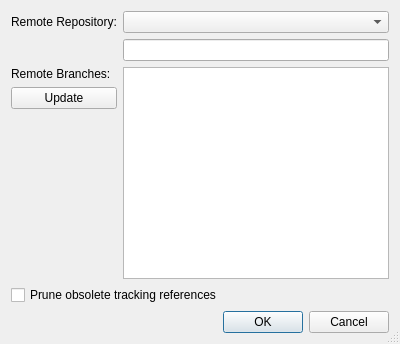
<?xml version="1.0" encoding="UTF-8"?>
<ui version="4.0">
 <class>GitPullDialog</class>
 <widget class="QDialog" name="GitPullDialog">
  <property name="geometry">
   <rect>
    <x>0</x>
    <y>0</y>
    <width>400</width>
    <height>344</height>
   </rect>
  </property>
  <property name="windowTitle">
   <string>Git Pull</string>
  </property>
  <property name="sizeGripEnabled">
   <bool>true</bool>
  </property>
  <layout class="QGridLayout" name="gridLayout">
   <item row="0" column="0">
    <widget class="QLabel" name="label">
     <property name="text">
      <string>Remote Repository:</string>
     </property>
    </widget>
   </item>
   <item row="0" column="1">
    <widget class="QComboBox" name="remotesComboBox">
     <property name="toolTip">
      <string>Select the remote repository to pull from</string>
     </property>
    </widget>
   </item>
   <item row="1" column="1">
    <widget class="QLineEdit" name="remoteEdit">
     <property name="readOnly">
      <bool>true</bool>
     </property>
    </widget>
   </item>
   <item row="2" column="0">
    <layout class="QVBoxLayout" name="verticalLayout">
     <item>
      <widget class="QLabel" name="label_2">
       <property name="text">
        <string>Remote Branches:</string>
       </property>
       <property name="alignment">
        <set>Qt::AlignLeading|Qt::AlignLeft|Qt::AlignTop</set>
       </property>
      </widget>
     </item>
     <item>
      <widget class="QPushButton" name="updateButton">
       <property name="toolTip">
        <string>Press to update the list of remote branches</string>
       </property>
       <property name="text">
        <string>Update</string>
       </property>
      </widget>
     </item>
     <item>
      <spacer name="verticalSpacer">
       <property name="orientation">
        <enum>Qt::Vertical</enum>
       </property>
       <property name="sizeHint" stdset="0">
        <size>
         <width>20</width>
         <height>40</height>
        </size>
       </property>
      </spacer>
     </item>
    </layout>
   </item>
   <item row="2" column="1">
    <widget class="QListWidget" name="remoteBranchesList">
     <property name="toolTip">
      <string>Select the remote branches to be pulled</string>
     </property>
     <property name="alternatingRowColors">
      <bool>true</bool>
     </property>
     <property name="selectionMode">
      <enum>QAbstractItemView::ExtendedSelection</enum>
     </property>
    </widget>
   </item>
   <item row="3" column="0" colspan="2">
    <widget class="QCheckBox" name="pruneCheckBox">
     <property name="toolTip">
      <string>Select to remove non-existing tracking references </string>
     </property>
     <property name="text">
      <string>Prune obsolete tracking references</string>
     </property>
    </widget>
   </item>
   <item row="4" column="0" colspan="2">
    <widget class="QDialogButtonBox" name="buttonBox">
     <property name="orientation">
      <enum>Qt::Horizontal</enum>
     </property>
     <property name="standardButtons">
      <set>QDialogButtonBox::Cancel|QDialogButtonBox::Ok</set>
     </property>
    </widget>
   </item>
  </layout>
 </widget>
 <tabstops>
  <tabstop>remotesComboBox</tabstop>
  <tabstop>remoteEdit</tabstop>
  <tabstop>remoteBranchesList</tabstop>
  <tabstop>updateButton</tabstop>
  <tabstop>pruneCheckBox</tabstop>
 </tabstops>
 <resources/>
 <connections>
  <connection>
   <sender>buttonBox</sender>
   <signal>accepted()</signal>
   <receiver>GitPullDialog</receiver>
   <slot>accept()</slot>
   <hints>
    <hint type="sourcelabel">
     <x>248</x>
     <y>254</y>
    </hint>
    <hint type="destinationlabel">
     <x>157</x>
     <y>274</y>
    </hint>
   </hints>
  </connection>
  <connection>
   <sender>buttonBox</sender>
   <signal>rejected()</signal>
   <receiver>GitPullDialog</receiver>
   <slot>reject()</slot>
   <hints>
    <hint type="sourcelabel">
     <x>316</x>
     <y>260</y>
    </hint>
    <hint type="destinationlabel">
     <x>286</x>
     <y>274</y>
    </hint>
   </hints>
  </connection>
 </connections>
</ui>
